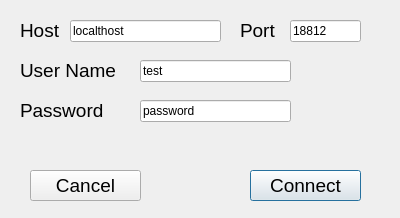
<?xml version="1.0" encoding="UTF-8"?>
<ui version="4.0">
 <class>ConnectionDialog</class>
 <widget class="QDialog" name="ConnectionDialog">
  <property name="geometry">
   <rect>
    <x>0</x>
    <y>0</y>
    <width>400</width>
    <height>218</height>
   </rect>
  </property>
  <property name="windowTitle">
   <string>Connection Dialog</string>
  </property>
  <widget class="QLabel" name="label">
   <property name="geometry">
    <rect>
     <x>20</x>
     <y>20</y>
     <width>51</width>
     <height>21</height>
    </rect>
   </property>
   <property name="font">
    <font>
     <pointsize>14</pointsize>
    </font>
   </property>
   <property name="text">
    <string>Host</string>
   </property>
  </widget>
  <widget class="QLineEdit" name="hostname">
   <property name="geometry">
    <rect>
     <x>70</x>
     <y>20</y>
     <width>151</width>
     <height>22</height>
    </rect>
   </property>
   <property name="text">
    <string>localthost</string>
   </property>
  </widget>
  <widget class="QLabel" name="label_2">
   <property name="geometry">
    <rect>
     <x>240</x>
     <y>20</y>
     <width>51</width>
     <height>21</height>
    </rect>
   </property>
   <property name="font">
    <font>
     <pointsize>14</pointsize>
    </font>
   </property>
   <property name="text">
    <string>Port</string>
   </property>
  </widget>
  <widget class="QLineEdit" name="portnum">
   <property name="geometry">
    <rect>
     <x>290</x>
     <y>20</y>
     <width>71</width>
     <height>22</height>
    </rect>
   </property>
   <property name="text">
    <string>18812</string>
   </property>
  </widget>
  <widget class="QLabel" name="label_3">
   <property name="geometry">
    <rect>
     <x>20</x>
     <y>60</y>
     <width>111</width>
     <height>21</height>
    </rect>
   </property>
   <property name="font">
    <font>
     <pointsize>14</pointsize>
    </font>
   </property>
   <property name="text">
    <string>User Name</string>
   </property>
  </widget>
  <widget class="QLineEdit" name="username">
   <property name="geometry">
    <rect>
     <x>140</x>
     <y>60</y>
     <width>151</width>
     <height>22</height>
    </rect>
   </property>
   <property name="text">
    <string>test</string>
   </property>
  </widget>
  <widget class="QLabel" name="label_4">
   <property name="geometry">
    <rect>
     <x>20</x>
     <y>100</y>
     <width>111</width>
     <height>21</height>
    </rect>
   </property>
   <property name="font">
    <font>
     <pointsize>14</pointsize>
    </font>
   </property>
   <property name="text">
    <string>Password</string>
   </property>
  </widget>
  <widget class="QLineEdit" name="password">
   <property name="geometry">
    <rect>
     <x>140</x>
     <y>100</y>
     <width>151</width>
     <height>22</height>
    </rect>
   </property>
   <property name="text">
    <string>password</string>
   </property>
  </widget>
  <widget class="QPushButton" name="pushButton">
   <property name="geometry">
    <rect>
     <x>250</x>
     <y>170</y>
     <width>111</width>
     <height>31</height>
    </rect>
   </property>
   <property name="font">
    <font>
     <pointsize>14</pointsize>
    </font>
   </property>
   <property name="text">
    <string>Connect</string>
   </property>
  </widget>
  <widget class="QPushButton" name="pushButton_2">
   <property name="geometry">
    <rect>
     <x>30</x>
     <y>170</y>
     <width>111</width>
     <height>31</height>
    </rect>
   </property>
   <property name="font">
    <font>
     <pointsize>14</pointsize>
    </font>
   </property>
   <property name="text">
    <string>Cancel</string>
   </property>
  </widget>
 </widget>
 <resources/>
 <connections/>
</ui>
